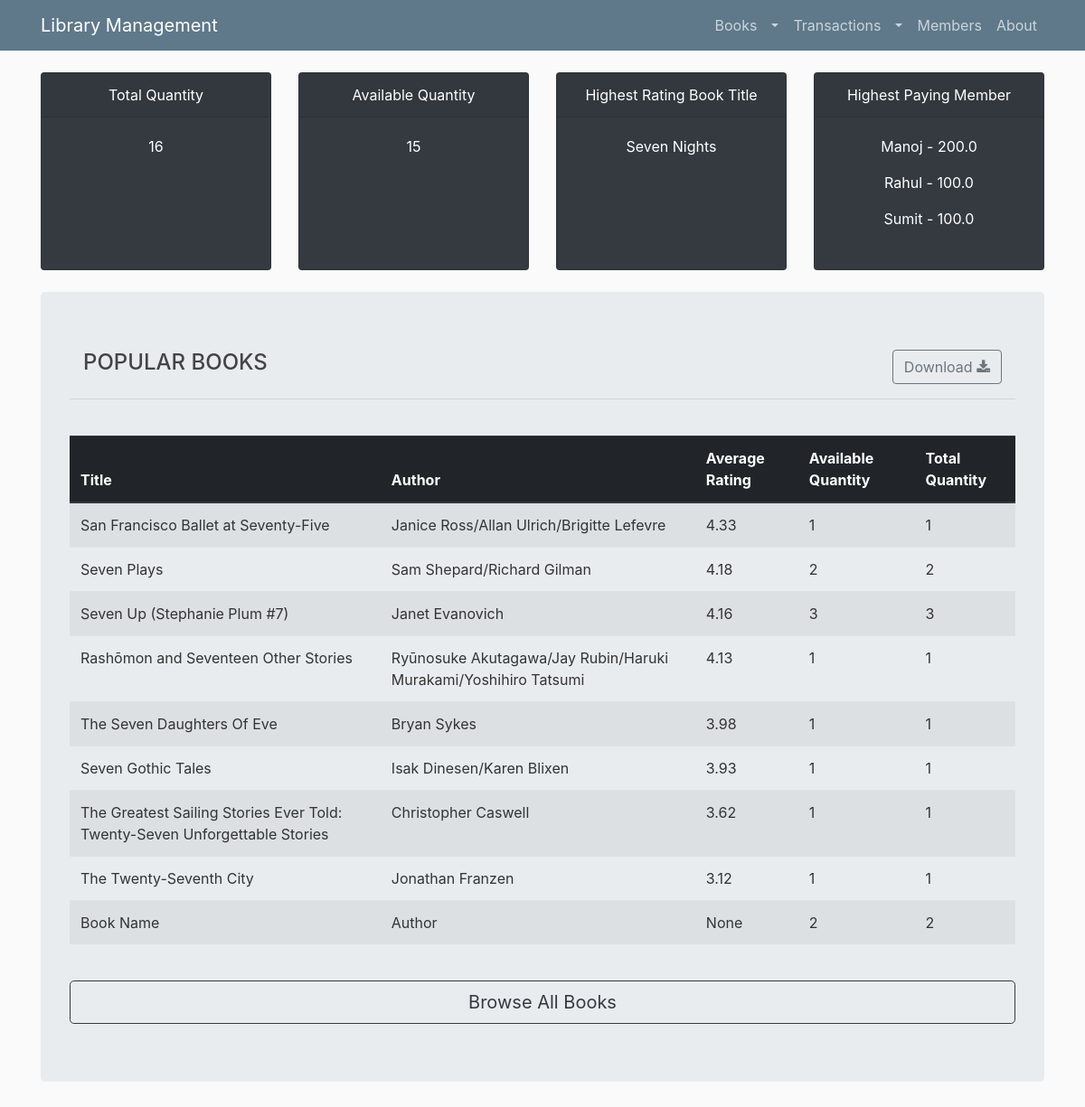
Before: / with the older database file.
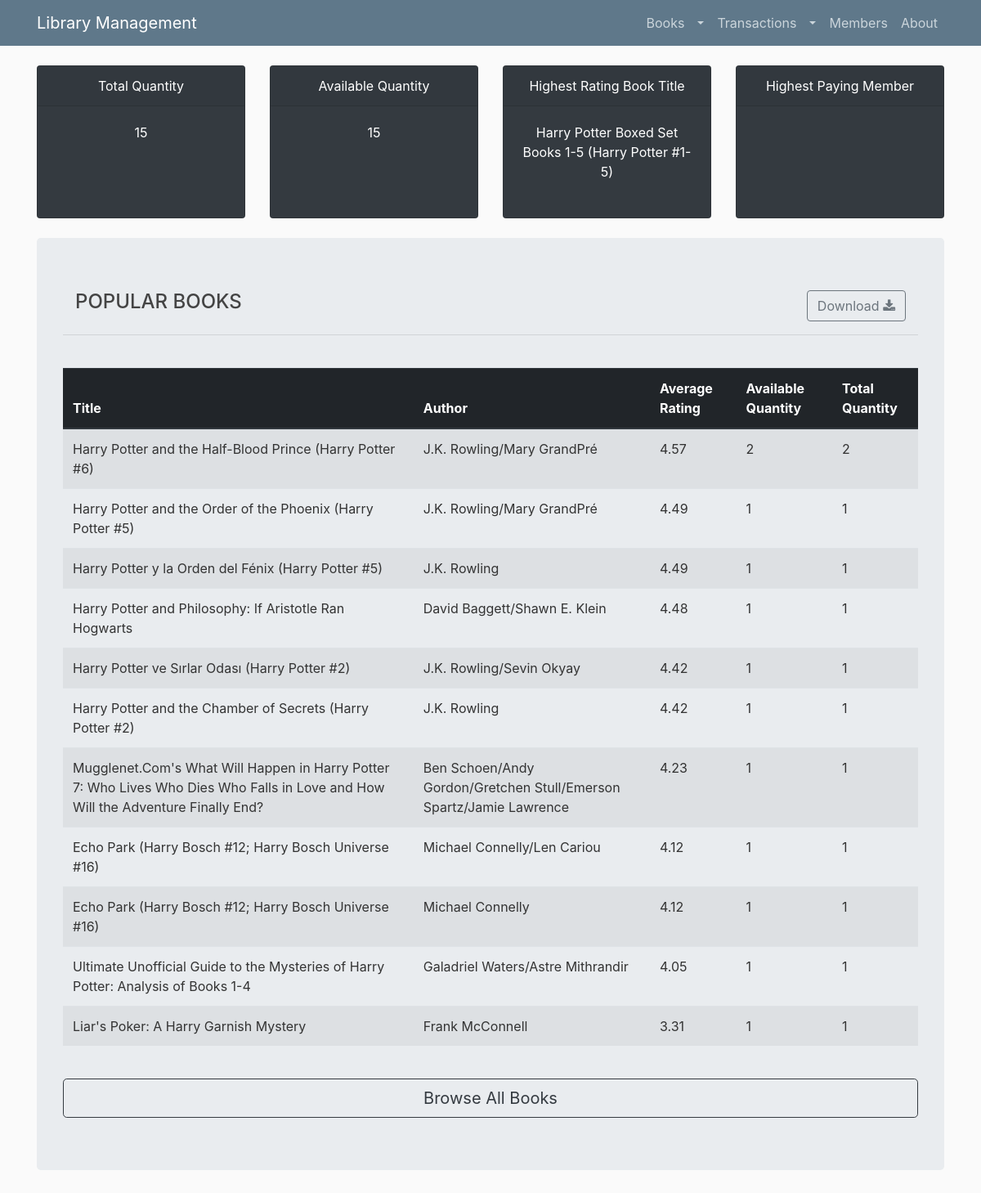
After: the same page with the newer database file.
### models.py (models this page shows)
class Book(db.Model):
    id = db.Column(db.Integer, primary_key=True)
    bookID = db.Column(db.Integer(), nullable=True)
    title = db.Column(db.String(), nullable=True)
    authors = db.Column(db.String(), nullable=True)
    average_rating = db.Column(db.Integer(), nullable=True)
    isbn = db.Column(db.Integer(), nullable=True)
    isbn13 = db.Column(db.Integer(), nullable=True)
    language_code = db.Column(db.String(), nullable=True)
    num_pages = db.Column(db.Integer(), nullable=True)
    ratings_count = db.Column(db.Integer(), nullable=True)
    text_reviews_count = db.Column(db.Integer(), nullable=True)
    publication_date = db.Column(db.String(), nullable=True)
    publisher = db.Column(db.String(), nullable=True)
    total_quantity = db.Column(db.Integer(), nullable=True)
    available_quantity = db.Column(db.Integer(), nullable=True)
    date_created = db.Column(db.DateTime(), default=datetime.utcnow)
    date_updated = db.Column(db.DateTime(), default=datetime.utcnow)
    is_valid = db.Column(db.Boolean(), default=True)
    reason = db.Column(db.String(), nullable=True)
    transaction = db.relationship("Transaction")

### lib_main.py (the view, shortened to what this page needs)
@app.route('/', methods=['GET', 'POST'])
@app.route('/download', methods=['GET', 'POST'])
def reports():
    results = db.engine.execute(text(
        "SELECT  id, title, authors, average_rating, available_quantity, total_quantity FROM Book WHERE is_valid==True ORDER BY average_rating DESC LIMIT 20"))
    highest_rating = db.engine.execute(text(
        "SELECT title, average_rating FROM Book WHERE average_rating <= 5 ORDER BY average_rating desc LIMIT 1"))
    tot_available_qty = db.engine.execute(text(
        "SELECT Sum(total_quantity) total_quantity, Sum(available_quantity) available_quantity FROM Book"))
    highest_paying_members = db.engine.execute(text(
        "SELECT (SELECT member_fname FROM member WHERE id=member_id) as member_fame, SUM(rent) as rent FROM \"transaction\" WHERE status = 'returned' GROUP BY member_id ORDER BY rent DESC LIMIT 3"))
    if request.method == 'GET':
        if results.fetchone() is not None:
            return render_template('reports.html', results=results, highest_rating=highest_rating,
                                   tot_available_qty=tot_available_qty, highest_paying_members=highest_paying_members)
        else:
            flash('Nothing here!', category='error')
            return render_template('reports.html', results=results, highest_rating=highest_rating,
                                   tot_available_qty=tot_available_qty, highest_paying_members=highest_paying_members)

### templates/reports.html (shortened to what this page needs)
{% extends "layout.html" %}
{% block content %}
<div class="row">
    <div class="col-3">
        {% for total_books in tot_available_qty%}
        <div class="card text-white bg-dark mb-4 h-100">
            <div class="card-header" align="center">Total Quantity</div>
            <div class="card-body">
                {% if total_books.total_quantity%}
                <p class="card-text text-white" align="center">{{total_books.total_quantity}}</p>
                {% else %}
                <p class="card-text text-white" align="center"></p>
                {% endif %}
            </div>
        </div>
    </div>
    <div class="col-3">
        <div class="card text-white bg-dark mb-4 h-100">
            <div class="card-header" align="center">Available Quantity</div>
            <div class="card-body">
                {% if total_books.available_quantity%}
                <p class="card-text text-white" align="center">{{total_books.available_quantity}}</p>
                {% else %}
                <p class="card-text text-white" align="center"></p>
                {% endif %}
            </div>
        </div>
    </div>
    {% endfor %}
    <div class="col-3">
        <div class="card text-white bg-dark mb-4 h-100">
            <div class="card-header" align="center">Highest Rating Book Title</div>
            <div class="card-body">
                {% for rating in highest_rating %}
                    {% if rating.title %}
                    <p class="card-text text-white" align="center">{{rating.title}}</p>
                    {% else %}
                    <p class="card-text text-white" align="center"></p>
                    {% endif %}
                {% endfor %}
            </div>
        </div>
    </div>
    <div class="col-3">
        <div class="card text-white bg-dark mb-4 h-100">
            <div class="card-header" align="center">Highest Paying Member</div>
            <div class="card-body">
                {% for member in highest_paying_members%}
                {% if member %}
                <p class="card-text text-white" align="center">{{member[0]}} - {{member[1]}}</p>
                {% else %}
                <p class="card-text text-white" align="center"></p>
                {% endif %}
                {% endfor %}
            </div>
        </div>
    </div>
</div><br>
<div class="jumbotron">
    <form action='' method = "POST">
        <div class="container">
            <div class="row">
                <div class="col-3">
                    <h4>POPULAR BOOKS</h4>
                </div>
                <div class="col-9">
                    <button type="submit" class="btn btn-outline-secondary float-right">Download <i class="fa fa-download" aria-hidden="true"></i></button>
                </div>
            </div>
        </div><hr><br>
    </form>
    {% if results %}
    <table class="table table-striped">
        <thead class="thead-dark">
        <tr>
            <th scope="col">Title</th>
            <th scope="col">Author</th>
            <th scope="col">Average Rating</th>
            <th scope="col">Available Quantity</th>
            <th scope="col">Total Quantity</th>
        </tr>
        </thead>
        {% for data in results %}
        <tr>
            <td>{{data['title']}}</td>
            <td>{{data['authors']}}</td>
            <td>{{data['average_rating']}}</td>
            <td>{{data['available_quantity']}}</td>
            <td>{{data['total_quantity']}}</td>
        </tr>
        {% endfor %}
    </table><br>
    <a href="/books/1" class="btn btn-outline-dark btn-lg btn-block" type="button">Browse All Books</a>
    {% endif%}
</div>
{% endblock %}

Changed rows visible on the page:
removed Book: title "Seven Nights"
removed Book: title "San Francisco Ballet at Seventy-Five", authors "Janice Ross/Allan Ulrich/Brigitte Lefevre", average_rating "4.33", available_quantity "1", total_quantity "1", shown under "POPULAR BOOKS"
removed Book: title "Seven Plays", authors "Sam Shepard/Richard Gilman", average_rating "4.18", available_quantity "2", total_quantity "2", shown under "POPULAR BOOKS"
removed Book: title "Seven Up (Stephanie Plum #7)", authors "Janet Evanovich", average_rating "4.16", available_quantity "3", total_quantity "3", shown under "POPULAR BOOKS"
removed Book: title "Rashōmon and Seventeen Other Stories", authors "Ryūnosuke Akutagawa/Jay Rubin/Haruki Murakami/Yoshihiro Tatsumi", average_rating "4.13", available_quantity "1", total_quantity "1", shown under "POPULAR BOOKS"
removed Book: title "The Seven Daughters Of Eve", authors "Bryan Sykes", average_rating "3.98", available_quantity "1", total_quantity "1", shown under "POPULAR BOOKS"
removed Book: title "Seven Gothic Tales", authors "Isak Dinesen/Karen Blixen", average_rating "3.93", available_quantity "1", total_quantity "1", shown under "POPULAR BOOKS"
removed Book: title "The Greatest Sailing Stories Ever Told: Twenty-Seven Unforgettable Stories", authors "Christopher Caswell", average_rating "3.62", available_quantity "1", total_quantity "1", shown under "POPULAR BOOKS"
removed Book: title "The Twenty-Seventh City", authors "Jonathan Franzen", average_rating "3.12", available_quantity "1", total_quantity "1", shown under "POPULAR BOOKS"
removed Book: title "Book Name", authors "Author", average_rating "None", available_quantity "2", total_quantity "2", shown under "POPULAR BOOKS"
added Book: title "Harry Potter Boxed Set Books 1-5 (Harry Potter #1-5)"
added Book: title "Harry Potter and the Half-Blood Prince (Harry Potter #6)", authors "J.K. Rowling/Mary GrandPré", average_rating "4.57", available_quantity "2", total_quantity "2", shown under "POPULAR BOOKS"
added Book: title "Harry Potter and the Order of the Phoenix (Harry Potter #5)", authors "J.K. Rowling/Mary GrandPré", average_rating "4.49", available_quantity "1", total_quantity "1", shown under "POPULAR BOOKS"
added Book: title "Harry Potter y la Orden del Fénix (Harry Potter #5)", authors "J.K. Rowling", average_rating "4.49", available_quantity "1", total_quantity "1", shown under "POPULAR BOOKS"
now on this page (row edited): Book: title "Harry Potter and Philosophy: If Aristotle Ran Hogwarts", authors "David Baggett/Shawn E. Klein", average_rating "4.48", available_quantity "1", total_quantity "1", shown under "POPULAR BOOKS"
added Book: title "Harry Potter ve Sırlar Odası (Harry Potter #2)", authors "J.K. Rowling/Sevin Okyay", average_rating "4.42", available_quantity "1", total_quantity "1", shown under "POPULAR BOOKS"
added Book: title "Harry Potter and the Chamber of Secrets (Harry Potter #2)", authors "J.K. Rowling", average_rating "4.42", available_quantity "1", total_quantity "1", shown under "POPULAR BOOKS"
added Book: title "Mugglenet.Com's What Will Happen in Harry Potter 7: Who Lives Who Dies Who Falls in Love and How Will the Adventure Finally End?", authors "Ben Schoen/Andy Gordon/Gretchen Stull/Emerson Spartz/Jamie Lawrence", average_rating "4.23", available_quantity "1", total_quantity "1", shown under "POPULAR BOOKS"
added Book: title "Echo Park (Harry Bosch #12; Harry Bosch Universe #16)", authors "Michael Connelly/Len Cariou", average_rating "4.12", available_quantity "1", total_quantity "1", shown under "POPULAR BOOKS"
added Book: title "Echo Park (Harry Bosch #12; Harry Bosch Universe #16)", authors "Michael Connelly", average_rating "4.12", available_quantity "1", total_quantity "1", shown under "POPULAR BOOKS"
added Book: title "Ultimate Unofficial Guide to the Mysteries of Harry Potter: Analysis of Books 1-4", authors "Galadriel Waters/Astre Mithrandir", average_rating "4.05", available_quantity "1", total_quantity "1", shown under "POPULAR BOOKS"
added Book: title "Liar's Poker: A Harry Garnish Mystery", authors "Frank McConnell", average_rating "3.31", available_quantity "1", total_quantity "1", shown under "POPULAR BOOKS"
Other visible differences:
new list line: "Total Quantity 15 Available Quantity 15"
list line gone: "Total Quantity 16 Available Quantity 15"
list line gone: "Manoj - 200.0"
list line gone: "Rahul - 100.0"
list line gone: "Sumit - 100.0"
